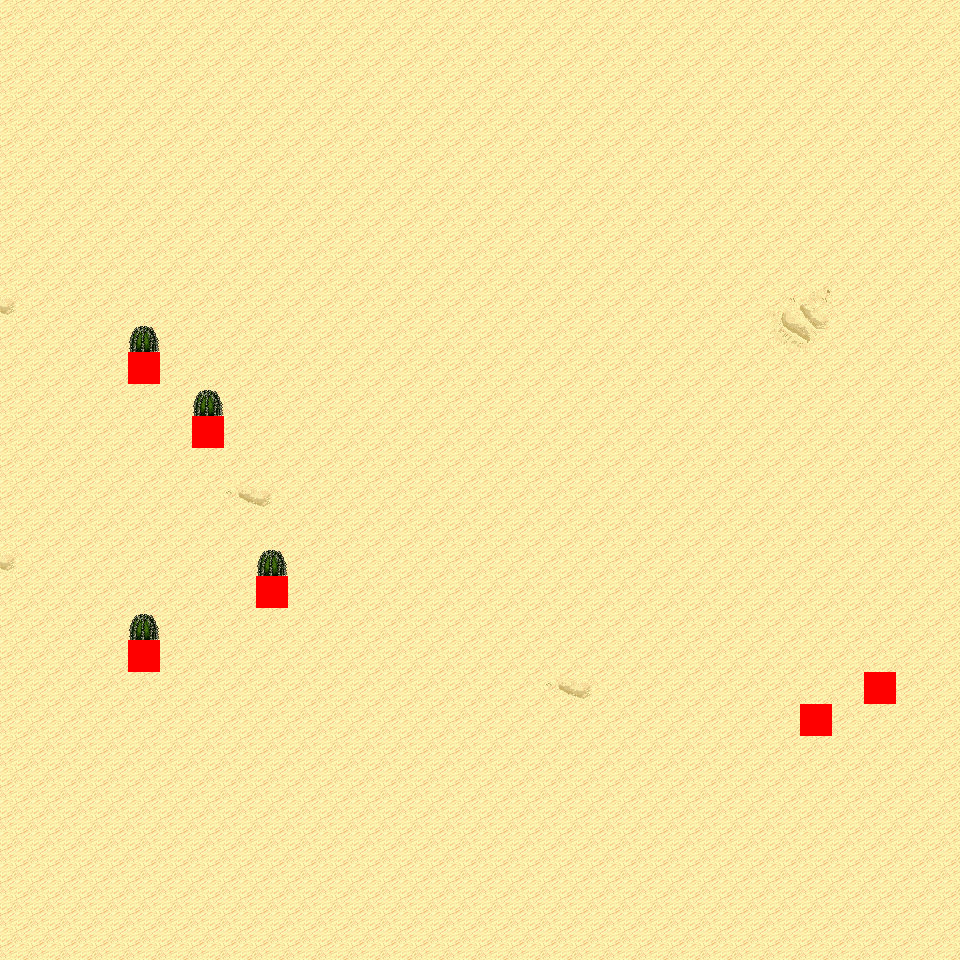

Below is a game level as drawn by its tile map, then a one-line description and the .tmx that defines it (tile-layer data replaced by summaries):
An orthogonal 30x30 tile map with 32x32 px tiles, 6 tile layers (Ground, Object, Object2, Above, ...), 15 tilesets and 4 objects (4x mapExit).

<map version="1.0" orientation="orthogonal" renderorder="right-down" width="30" height="30" tilewidth="32" tileheight="32" nextobjectid="5">
  <tileset firstgid="1" name="tileset_logic_collision" tilewidth="32" tileheight="32" tilecount="1" columns="1">
    <image source="../drawable/tileset_logic_collision.png" width="32" height="32" />
  </tileset>
  <tileset firstgid="2" name="tileset_ground_ground" tilewidth="32" tileheight="32" tilecount="33" columns="3">
    <image source="../drawable/tileset_ground_ground.png" width="96" height="352" />
  </tileset>
  <tileset firstgid="35" name="tileset_ground_ridge_earth_pale" tilewidth="32" tileheight="32" tilecount="96" columns="12">
    <image source="../drawable/tileset_ground_ridge_earth_pale.png" width="384" height="256" />
  </tileset>
  <tileset firstgid="131" name="tileset_ground_ridge_earth_dark" tilewidth="32" tileheight="32" tilecount="96" columns="12">
    <image source="../drawable/tileset_ground_ridge_earth_dark.png" width="384" height="256" />
  </tileset>
  <tileset firstgid="227" name="tileset_terrain_desert" tilewidth="32" tileheight="32" tilecount="88" columns="8">
    <image source="../drawable/tileset_terrain_desert.png" width="256" height="352" />
  </tileset>
  <tileset firstgid="315" name="tileset_ground_ladder_vertical_dark" tilewidth="32" tileheight="32" tilecount="3" columns="3">
    <image source="../drawable/tileset_ground_ladder_vertical_dark.png" width="96" height="32" />
  </tileset>
  <tileset firstgid="318" name="tileset_plant_tree_evergreen" tilewidth="32" tileheight="32" tilecount="36" columns="3">
    <image source="../drawable/tileset_plant_tree_evergreen.png" width="96" height="384" />
  </tileset>
  <tileset firstgid="354" name="tileset_plant_cactus" tilewidth="32" tileheight="32" tilecount="2" columns="1">
    <image source="../drawable/tileset_plant_cactus.png" width="32" height="64" />
  </tileset>
  <tileset firstgid="356" name="tileset_plant_cactus_2" tilewidth="32" tileheight="32" tilecount="10" columns="5">
    <image source="../drawable/tileset_plant_cactus_2.png" width="160" height="64" />
  </tileset>
  <tileset firstgid="366" name="tileset_ground_sand_2" tilewidth="32" tileheight="32" tilecount="15" columns="5">
    <image source="../drawable/tileset_ground_sand_2.png" width="160" height="96" />
  </tileset>
  <tileset firstgid="381" name="tileset_plant_tree_tree_darkgreen" tilewidth="32" tileheight="32" tilecount="88" columns="8">
    <image source="../drawable/tileset_plant_tree_tree_darkgreen.png" width="256" height="352" />
  </tileset>
  <tileset firstgid="469" name="tileset_ground_rock_pebbles" tilewidth="32" tileheight="32" tilecount="3" columns="1">
    <image source="../drawable/tileset_ground_rock_pebbles.png" width="32" height="96" />
  </tileset>
  <tileset firstgid="472" name="tileset_plant_star_shaped_plants" tilewidth="32" tileheight="32" tilecount="6" columns="2">
    <image source="../drawable/tileset_plant_star_shaped_plants.png" width="64" height="96" />
  </tileset>
  <tileset firstgid="478" name="tileset_plant_stump_small_stump" tilewidth="32" tileheight="32" tilecount="4" columns="2">
    <image source="../drawable/tileset_plant_stump_small_stump.png" width="64" height="64" />
  </tileset>
  <tileset firstgid="482" name="tileset_plant_round_cactuses" tilewidth="32" tileheight="32" tilecount="20" columns="10">
    <image source="../drawable/tileset_plant_round_cactuses.png" width="320" height="64" />
  </tileset>
  <layer name="Ground" width="30" height="30">
    <data>[900 cells, 900 non-empty, 7 distinct tile ids]</data>
  </layer>
  <layer name="Object" width="30" height="30">
    <data>[900 cells, 6 non-empty, 2 distinct tile ids]</data>
  </layer>
  <layer name="Object2" width="30" height="30">
    <data>[900 cells, 0 non-empty, 0 distinct tile ids]</data>
  </layer>
  <layer name="Above" width="30" height="30">
    <data>[900 cells, 4 non-empty, 1 distinct tile ids]</data>
  </layer>
  <layer name="Above2" width="30" height="30">
    <data>[900 cells, 0 non-empty, 0 distinct tile ids]</data>
  </layer>
  <layer name="Walkable" width="30" height="30">
    <data>[900 cells, 6 non-empty, 1 distinct tile ids]</data>
  </layer>
  <objectgroup name="MapEvents">
    <object id="1" name="north" type="mapExit" x="0" y="0" width="960" height="32">
      <properties>
        <property name="map" value="level_0_x36_y95" />
        <property name="x" value="0" />
        <property name="y" value="28" />
      </properties>
    </object>
    <object id="2" name="south" type="mapExit" x="0" y="928" width="960" height="32">
      <properties>
        <property name="map" value="level_0_x36_y97" />
        <property name="x" value="0" />
        <property name="y" value="1" />
      </properties>
    </object>
    <object id="3" name="west" type="mapExit" x="0" y="0" width="32" height="960">
      <properties>
        <property name="map" value="level_0_x35_y96" />
        <property name="x" value="28" />
        <property name="y" value="0" />
      </properties>
    </object>
    <object id="4" name="east" type="mapExit" x="928" y="0" width="32" height="960">
      <properties>
        <property name="map" value="level_0_x37_y96" />
        <property name="x" value="1" />
        <property name="y" value="0" />
      </properties>
    </object>
  </objectgroup>
</map>
